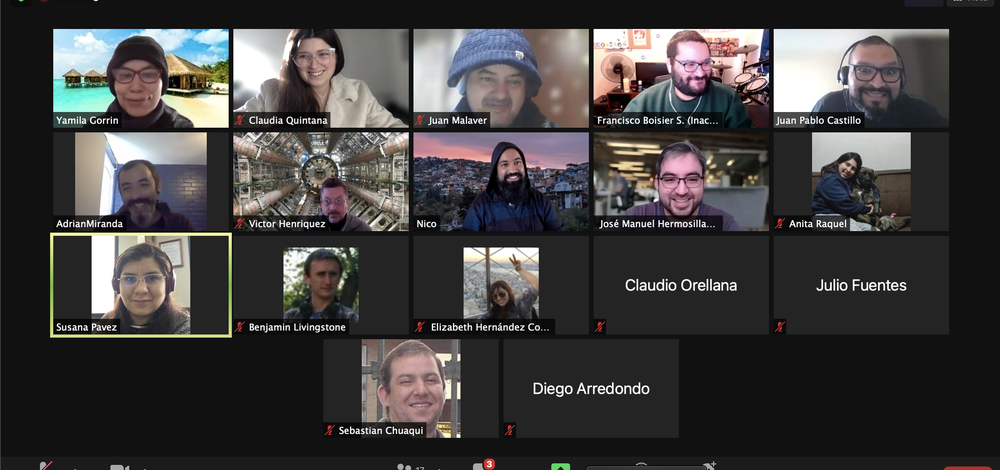
#> input picture pantallazo.png, 1000 x 470 px, shrunk from 2554 x 1200 before the run
$ python face_detect.py   (older library calls are emulated)
#> lines starting #> are read from the running program, lines starting #| are printed output that depends on the picture; after the words box and inside, x2 and y2 are one past the last pixel; in counts of white or black regions, pixels touching at a corner belong together
import cv2
import sys

# Get user supplied values
imagePath = "pantallazo.png" #pasamos el nombre de la imagen con su correcta ruta
cascPath = "haarcascade_frontalface_default.xml" #aquí se encuentra la data que detecta caras

# Create the haar cascade
faceCascade = cv2.CascadeClassifier(cascPath) #se crea este cascade y se inicializa con faceCascade. Eso carga la face cascade en la memoria para que esté lista para usar.

# Read the image
image = cv2.imread(imagePath) #para leer la imagen
#> image is the input picture: shape (470, 1000, 3); mean B, G, R 63.3, 63.4, 65.7
gray = cv2.cvtColor(image, cv2.COLOR_BGR2GRAY) #convierte la imagen a escala de grises (greyscale).
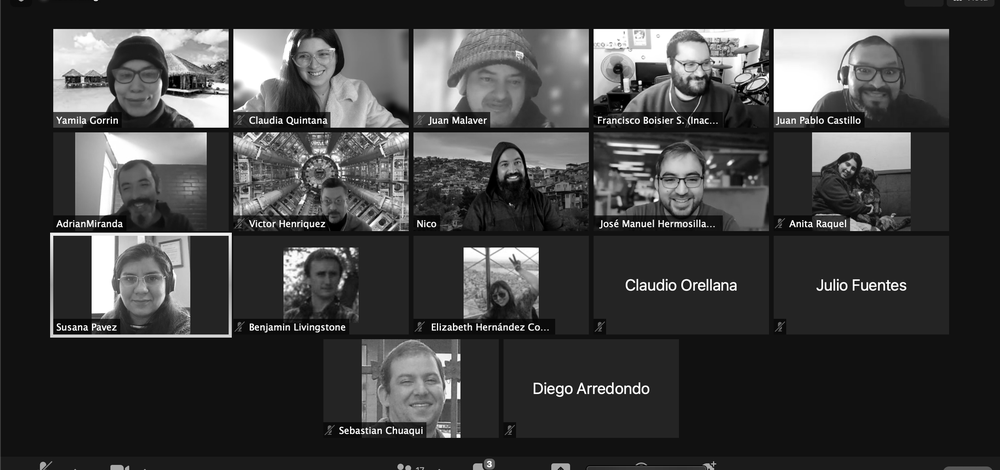
#> gray: shape (470, 1000); min 0, max 255, mean 64.1

# Detect faces in the image
faces = faceCascade.detectMultiScale(
    gray,
    scaleFactor=1.1,
    minNeighbors=5,
    minSize=(30, 30),
    #flags = cv2.cv.CV_HAAR_SCALE_IMAGE
)
#> faces = [[494, 150, 34, 34], [306, 259, 42, 42], [289, 35, 52, 52], [474, 61, 57, 57], [652, 156, 59, 59], [112, 256, 58, 58], [388, 356, 61, 61], [108, 55, 59, 59], [31, 42, 109, 109]]
#esta función detecta la cara actual y es la parte clave de nuestro código:
    #1. La función detectMultiScale es una función general que detecta objetos. Como llamamos faceCascade, detectará eso, ed decir, caras.
    #2.En la línea 17 vemos la opción de escala de grises
    #3.En la línea 18 está scaleFactor. Como algunas caras están más cercas de la cámara que otras, pueden parecer más grandes que las que están más alejadas, es por eso que scaleFactor compensa esto.
    #4.El algoritmo de detección usa una ventana en movimiento que detecta en objetos. minNeighbors define cuantos objetos son detectados cerca del mismo antes de declararlo como una cara encontradaa. Por otro lado, el minSize da el tamaño de cada ventana.
#la función retorna una lista de rectángulos donde se cree que hay una cara. Luego hace un loop donde pieza que encontró algo.
print("Found {0} faces!".format(len(faces)))
#| Found 9 faces!

# Draw a rectangle around the faces
for (x, y, w, h) in faces:
    cv2.rectangle(image, (x, y), (x+w, y+h), (0, 255, 0), 2) #esta función retorna 4 valores: la ubicación de x e y del rectángulo, y el ancho y largo del rectángulo (w, h) (dibuja el rectángulo)
    cv2.putText(image, 'Cara', (x,y-10), 2, 0.7,(255,0,0),2,cv2.LINE_AA) #esta función hace que aparezca "cara" encima del rectángulo
#> this loop made 9 passes
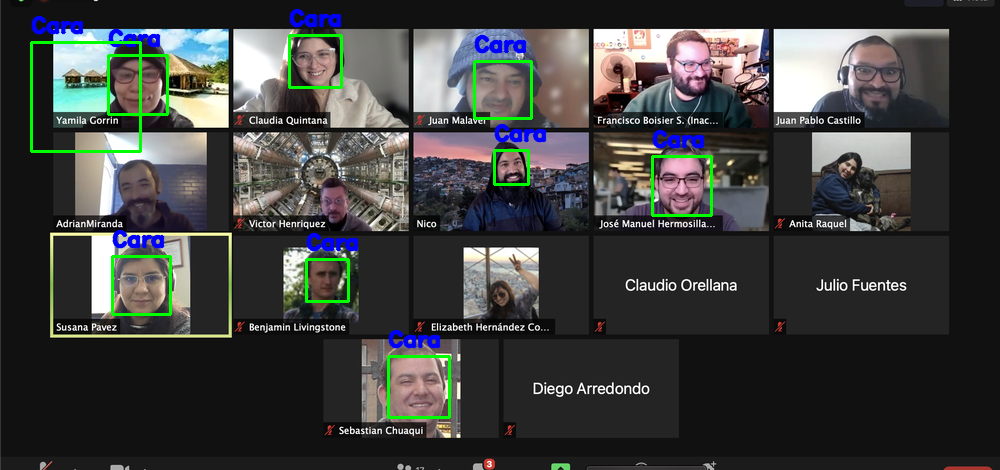
#> image: shape (470, 1000, 3); 2.65% of pixels changed, all inside (x1, y1, x2, y2) = (30, 8, 713, 419)
cv2.imshow("Faces found", image)
cv2.waitKey(0)
